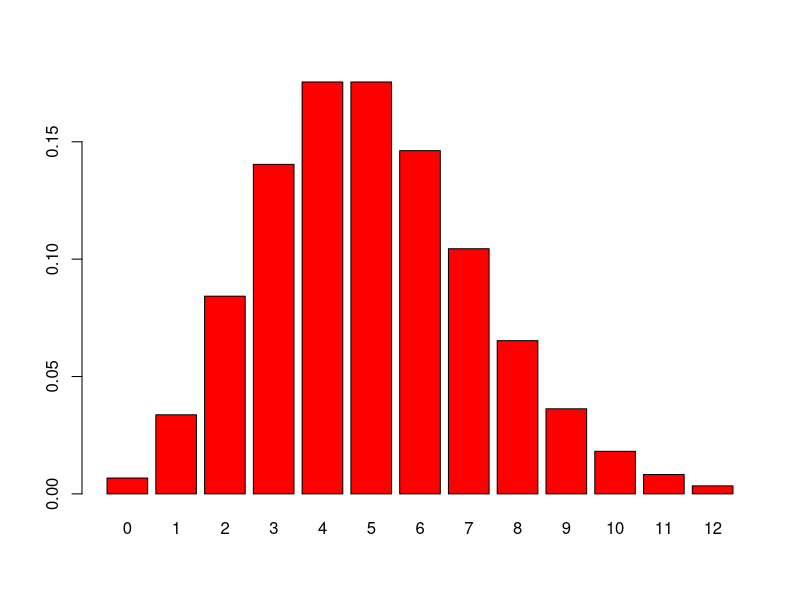
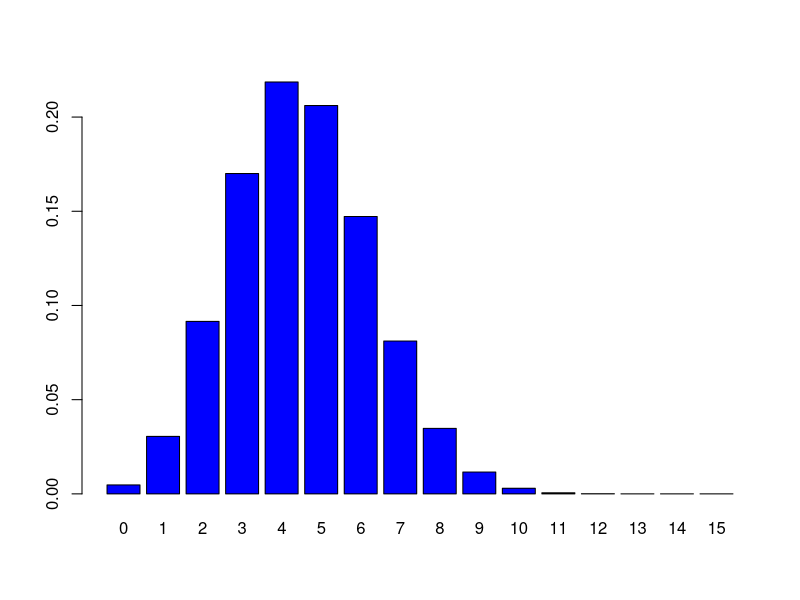
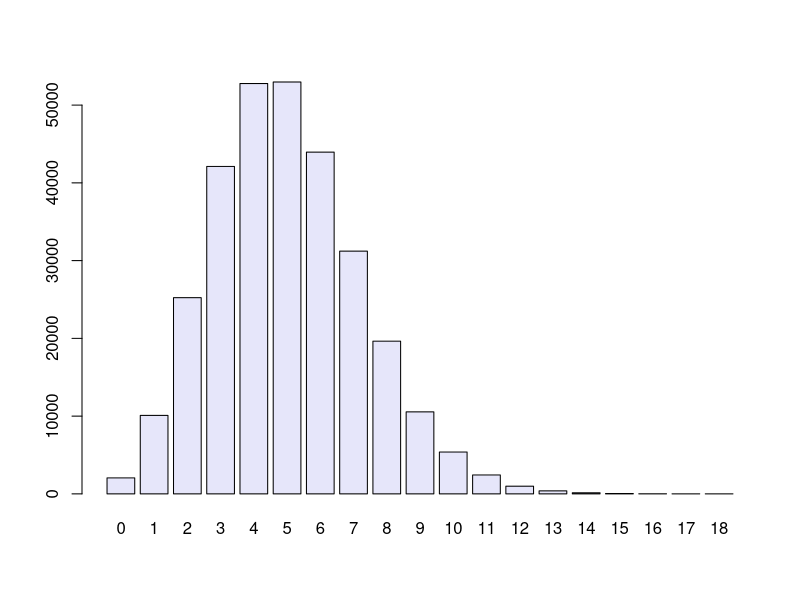

Here is the R script that generated these plots, in order:
## ---- chunk 1

# odds of excactly 3 instances in a piosson distribution with rate 5
dpois(x = 3, lambda = 5)
## ---- chunk 2

# pass a range using :
barplot(dpois(0:12, 5), names.arg = 0:12, col = "red")
## ---- chunk 3

# Blood types of 19 hypoethetical people
genotype = c("AA","AO","BB","AO","OO","AO","AA","BO","BO",
             "AO","BB","AO","BO","AB","OO","AB","BB","AO","AO")
table(genotype)
## ---- chunk 4

# fair coin 
rbinom(15, prob = 0.5, size = 1)
## ---- chunk 5

# emulate the 2/3 falling into the right of the box
rbinom(15, prob = 2/3, size = 1)

# to just get the number, not the vector of results:
rbinom(1, prob = 2/3, size = 12)

# probability mass distribution 
probabilities = dbinom(0:15, prob = 0.3, size = 15)
round(probabilities, 2)

# we can plot it thusly
barplot(probabilities, names.arg = 0:15, col = "blue")
## ---- chunk 6

# example - rate of 5, P(X=3) - will be like the first example
5^3 * exp(-5) / factorial(3)
## ---- chunk 7

rbinom(1, prob = 5e-4, size = 10000)

simulations = rbinom(n = 300000, prob = 5e-4, size = 10000)
barplot(table(simulations), col = "lavender")
